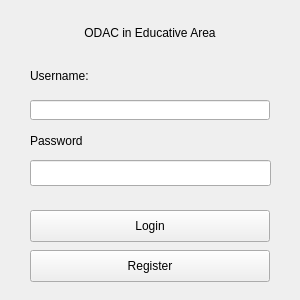
<?xml version="1.0" encoding="UTF-8"?>
<ui version="4.0">
 <class>MainWindow</class>
 <widget class="QMainWindow" name="MainWindow">
  <property name="geometry">
   <rect>
    <x>0</x>
    <y>0</y>
    <width>300</width>
    <height>300</height>
   </rect>
  </property>
  <property name="minimumSize">
   <size>
    <width>300</width>
    <height>300</height>
   </size>
  </property>
  <property name="maximumSize">
   <size>
    <width>300</width>
    <height>300</height>
   </size>
  </property>
  <property name="windowTitle">
   <string>ODAC in Educative Area</string>
  </property>
  <widget class="QWidget" name="centralwidget">
   <widget class="QLabel" name="label_name">
    <property name="geometry">
     <rect>
      <x>50</x>
      <y>25</y>
      <width>200</width>
      <height>16</height>
     </rect>
    </property>
    <property name="text">
     <string>ODAC in Educative Area</string>
    </property>
    <property name="alignment">
     <set>Qt::AlignCenter</set>
    </property>
   </widget>
   <widget class="QLabel" name="labal_username">
    <property name="geometry">
     <rect>
      <x>30</x>
      <y>60</y>
      <width>66</width>
      <height>31</height>
     </rect>
    </property>
    <property name="text">
     <string>Username:</string>
    </property>
   </widget>
   <widget class="QLabel" name="label_password">
    <property name="geometry">
     <rect>
      <x>30</x>
      <y>130</y>
      <width>61</width>
      <height>21</height>
     </rect>
    </property>
    <property name="text">
     <string>Password</string>
    </property>
   </widget>
   <widget class="QLineEdit" name="username_input">
    <property name="geometry">
     <rect>
      <x>30</x>
      <y>100</y>
      <width>240</width>
      <height>20</height>
     </rect>
    </property>
   </widget>
   <widget class="QLineEdit" name="password_input">
    <property name="geometry">
     <rect>
      <x>30</x>
      <y>160</y>
      <width>241</width>
      <height>26</height>
     </rect>
    </property>
    <property name="echoMode">
     <enum>QLineEdit::Password</enum>
    </property>
   </widget>
   <widget class="QPushButton" name="login_button">
    <property name="geometry">
     <rect>
      <x>30</x>
      <y>210</y>
      <width>240</width>
      <height>32</height>
     </rect>
    </property>
    <property name="text">
     <string>Login</string>
    </property>
   </widget>
   <widget class="QPushButton" name="register_button">
    <property name="geometry">
     <rect>
      <x>30</x>
      <y>250</y>
      <width>240</width>
      <height>32</height>
     </rect>
    </property>
    <property name="text">
     <string>Register</string>
    </property>
   </widget>
  </widget>
 </widget>
 <resources/>
 <connections/>
</ui>
